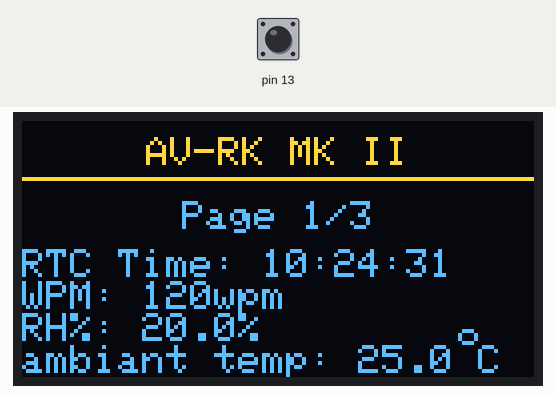
This sketch was run on a simulated Arduino Uno, built with avr-gcc and run on an emulated ATmega328P. Shown: 128×64 one-colour display. The test bench sets the inputs (shaded band); at power-on: pin 13 HIGH. The OLED is the two-colour kind (top 16 rows yellow); the local clock reads 2024-03-15 10:24:30 at power-on unless the sketch sets it.

Above: at 1.2 s.
1.3 s: pin 13 pulled LOW for 0.15 s
At 2.3 s:
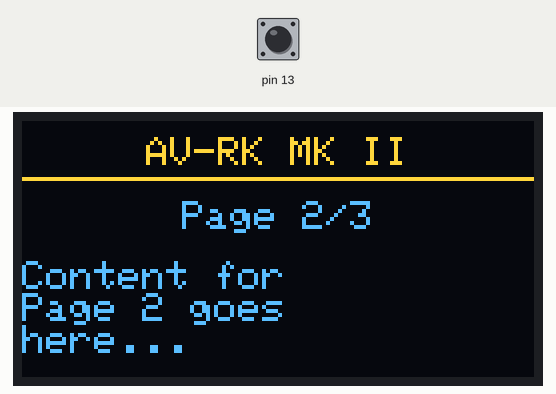
2.9 s: pin 13 pulled LOW for 1 s
At 3.6 s:
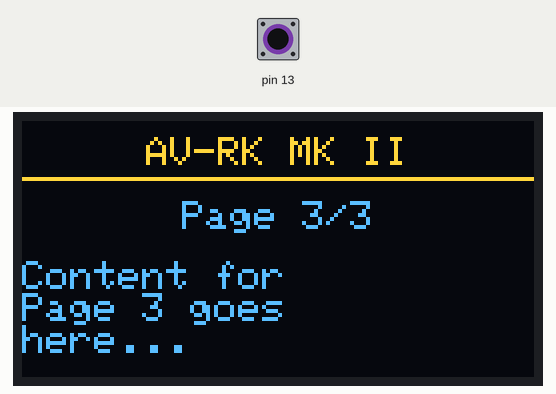
5.4 s: pin 13 pulled LOW for 0.15 s
At 6.8 s:
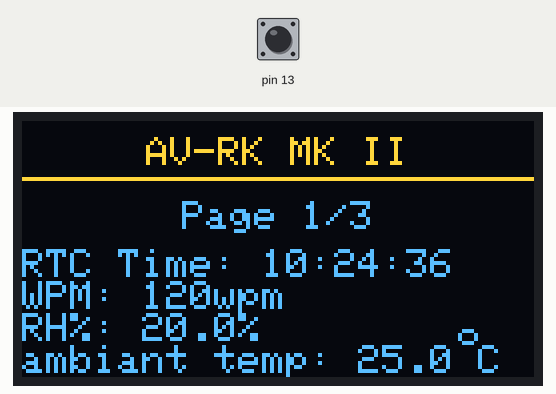
7.5 s: pin 13 pulled LOW for 3.2 s
At 8.3 s:
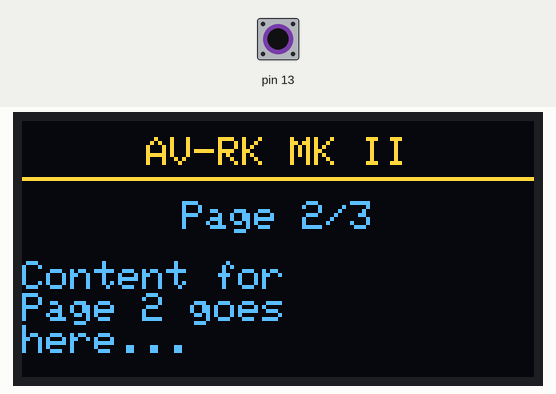
Timing chart, 0 to 10.5 s (numbered marks = the images above; inputs shaded):
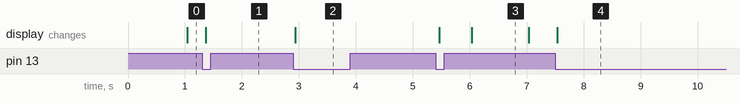

Measured:
- after the input at 1.3 s, the display: changes after 0.06 s (image 1)
- after the input at 2.9 s, the display: changes at once (image 2)
- after the input at 5.4 s, the display: first changes after 0.07 s (image 3 shows a later state)
- after the input at 7.5 s, the display: changes at once (image 4)
- what the display in image 3 shows lasts 1.0 s, from 6.0 s to 7.0 s

The sketch:

ssd1306_128x64_i2c.ino
```cpp
#include <Wire.h>
#include <Adafruit_GFX.h>
#include <Adafruit_SSD1306.h>
#include <RTClib.h>
#include "Adafruit_SHTC3.h"

#define SCREEN_WIDTH 128
#define SCREEN_HEIGHT 64
#define OLED_RESET     -1
#define SCREEN_ADDRESS 0x3C

Adafruit_SSD1306 display(SCREEN_WIDTH, SCREEN_HEIGHT, &Wire, OLED_RESET);
RTC_DS1307 rtc;

static const unsigned char PROGMEM degreeSymbol[] =
{
  0b00000000,
  0b00000000,
  0b00000000,
  0b00000000,
  0b00111000,
  0b01000100,
  0b01000100,
  0b00111000
};

int currentPage = 1;
int pageChangeCounter = 0;
int lastPinState = HIGH;
unsigned long lastPageChangeMillis = 0;  // Time of the last page change
const unsigned long debounceTime = 50;

void setup() {
  Serial.begin(9600);
      pinMode(13, INPUT_PULLUP);

  if (!rtc.begin()) {
    Serial.println("Couldn't find RTC");
    while (1);
  }

  if (!rtc.isrunning()) {
   // rtc.adjust(DateTime(F(__DATE__), F(__TIME__)));
    Serial.println("RTC is NOT running!");
  }

  if(!display.begin(SSD1306_SWITCHCAPVCC, SCREEN_ADDRESS)) {
    Serial.println(F("SSD1306 allocation failed"));
    for(;;);
  }

}

void loop() {
     unsigned long currentMillis = millis();

       int currentPinState = digitalRead(13);  // Read the current state of pin 13

   // If the pin state has changed from HIGH to LOW (button pressed or state changed)
    // and enough time has passed since the last button press (debouncing)
    if (lastPinState == HIGH && currentPinState == LOW && currentMillis - lastPageChangeMillis > debounceTime) {
        currentPage = (currentPage % 3) + 1;  // Cycle through the pages
        lastPageChangeMillis = currentMillis;  // Update the last change time
    }

    // Remember the last pin state for the next loop iteration
    lastPinState = currentPinState;
     switch (currentPage) {
        case 1:
            displayPage1();
            break;
        case 2:
            displayPage2();
            break;
        case 3:
            displayPage3();
            break;
    }  // Wait for 1 second before updating again

}

void displayPage1() {
    static int lastSecond = -1;
    float temperature = 25;
    float humidity = 20;

    DateTime now = rtc.now();
    if (lastSecond == now.second()) return;
    lastSecond = now.second();

    display.clearDisplay();
    display.setTextColor(SSD1306_WHITE);

    // Title - AV-RK MK II
    display.setTextSize(1.5);
    int16_t x1, y1;
    uint16_t w, h;
    display.getTextBounds("AV-RK MK II", 0, 0, &x1, &y1, &w, &h);
    display.setCursor((SCREEN_WIDTH - w) / 2, (16 - h) / 2);
    display.print("AV-RK MK II");
    display.setTextSize(1);

    // Horizontal line under title
    int lineY = y1 + h + 4 + 2;
    display.drawLine(0, lineY, SCREEN_WIDTH, lineY, SSD1306_WHITE);

    // Display "Page 1/3" centered
    int y_offset = lineY + 6;
    display.getTextBounds("Page 1/3", 0, 0, &x1, &y1, &w, &h);
    display.setCursor((SCREEN_WIDTH - w) / 2, y_offset);
    display.println("Page 1/3");

    // Display RTC Time
    y_offset += 12;
    char heure[20];
    sprintf(heure, "RTC Time: %02d:%02d:%02d", now.hour(), now.minute(), now.second());
    display.setCursor(0, y_offset);
    display.println(heure);

    // Display WPM
    display.println("WPM: 120wpm");

    // Display Relative Humidity
    display.print("RH%: ");
    display.print(humidity, 1);
    display.println("%");

    // Display Ambient Temperature
    display.print("ambiant temp: ");
    display.print(temperature, 1);
    display.drawBitmap(display.getCursorX(), display.getCursorY() - 8, degreeSymbol, 8, 8, SSD1306_WHITE);
    display.println(" C");

    display.display();
}

void displayPage2() {
    display.clearDisplay();
    display.setTextColor(SSD1306_WHITE);

  display.setTextSize(1.5);
    int16_t x1, y1;
    uint16_t w, h;
    display.getTextBounds("AV-RK MK II", 0, 0, &x1, &y1, &w, &h);
    display.setCursor((SCREEN_WIDTH - w) / 2, (16 - h) / 2);
    display.print("AV-RK MK II");
    display.setTextSize(1);

    // Horizontal line under title
    int lineY = y1 + h + 4 + 2;
    display.drawLine(0, lineY, SCREEN_WIDTH, lineY, SSD1306_WHITE);

    // Display "Page 1/3" centered
    int y_offset = lineY + 6;
    display.getTextBounds("Page 1/3", 0, 0, &x1, &y1, &w, &h);
    display.setCursor((SCREEN_WIDTH - w) / 2, y_offset);
    display.println("Page 2/3");
    // Placeholder content for Page 2
    display.setTextSize(1);
    display.setCursor(0, 35);
    display.println("Content for");
    display.println("Page 2 goes");
    display.println("here...");

    display.display();
}

void displayPage3() {
    display.clearDisplay();
    display.setTextColor(SSD1306_WHITE);

  display.setTextSize(1.5);
    int16_t x1, y1;
    uint16_t w, h;
    display.getTextBounds("AV-RK MK II", 0, 0, &x1, &y1, &w, &h);
    display.setCursor((SCREEN_WIDTH - w) / 2, (16 - h) / 2);
    display.print("AV-RK MK II");
    display.setTextSize(1);

    // Horizontal line under title
    int lineY = y1 + h + 4 + 2;
    display.drawLine(0, lineY, SCREEN_WIDTH, lineY, SSD1306_WHITE);

    // Display "Page 1/3" centered
    int y_offset = lineY + 6;
    display.getTextBounds("Page 3/3", 0, 0, &x1, &y1, &w, &h);
    display.setCursor((SCREEN_WIDTH - w) / 2, y_offset);
    display.println("Page 3/3");

    // Placeholder content for Page 3
    display.setTextSize(1);
    display.setCursor(0, 35);
    display.println("Content for");
    display.println("Page 3 goes");
    display.println("here...");

    display.display();
}
```
